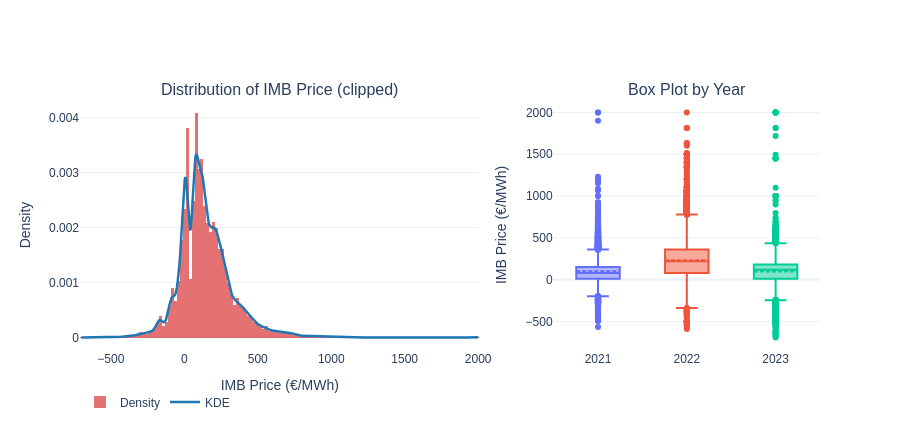

The notebook cell saved with this chart:
### Code cell
# 2.4 — IMB price distribution: histogram + KDE, and box per QH
_TITLE_IMB_DIST = "IMB Price Distribution"

CLIP_IMB = (-700, 2000)
ip_clip  = imb.pos_ip.clip(*CLIP_IMB)

kde_xi = np.linspace(*CLIP_IMB, 600)
kde_yi = gaussian_kde(ip_clip.dropna())(kde_xi)

fig = make_subplots(
    rows=1, cols=2,
    subplot_titles=["Distribution of IMB Price (clipped)", "Box Plot by Year"],
    column_widths=[0.6, 0.4],
)
fig.add_trace(go.Histogram(
    x=ip_clip, nbinsx=150,
    marker_color=C_RED, opacity=0.65,
    histnorm="probability density", name="Density",
), row=1, col=1)
fig.add_trace(go.Scatter(
    x=kde_xi, y=kde_yi, mode="lines",
    line=dict(color=C_BLUE, width=2.5), name="KDE",
), row=1, col=1)

qh_colors = px.colors.qualitative.Plotly
for q in [2021,2022,2023]:
    fig.add_trace(go.Box(
        y=imb[imb.year == q].pos_ip.clip(*CLIP_IMB),
        name=q, marker_color=qh_colors[q - 2021],
        showlegend=False, boxmean=True,
    ), row=1, col=2)

fig.update_layout(
    template=TEMPLATE, font_family=FONT,
    height=430, showlegend=True,
    legend=dict(orientation="h", y=-0.15),
)
fig.update_xaxes(title_text="IMB Price (€/MWh)", row=1, col=1)
fig.update_yaxes(title_text="Density",         row=1, col=1)
fig.update_yaxes(title_text="IMB Price (€/MWh)",  row=1, col=2)
save(fig, "imb_distribution.png", title=_TITLE_IMB_DIST, h=450)
fig.show()

### Figure 1 — Plotly figure (JSON) as saved in the notebook; plotly's stock layout.template omitted (floating-point values rounded to 4 significant figures; data arrays with more than 128 entries replaced by an {"elided": "..."} marker saying what was removed)
{"data": [{"histnorm": "probability density", "marker": {"color": "#d62728"}, "name": "Density", "nbinsx": 150, "opacity": 0.65, "type": "histogram", "x": {"elided": "105120 float values"}, "xaxis": "x", "yaxis": "y"}, {"line": {"color": "#1f77b4", "width": 2.5}, "mode": "lines", "name": "KDE", "type": "scatter", "x": {"elided": "600 float values"}, "xaxis": "x", "y": {"elided": "600 float values"}, "yaxis": "y"}, {"boxmean": true, "marker": {"color": "#636EFA"}, "name": "2021", "showlegend": false, "type": "box", "xaxis": "x2", "y": {"elided": "35040 float values"}, "yaxis": "y2"}, {"boxmean": true, "marker": {"color": "#EF553B"}, "name": "2022", "showlegend": false, "type": "box", "xaxis": "x2", "y": {"elided": "35040 float values"}, "yaxis": "y2"}, {"boxmean": true, "marker": {"color": "#00CC96"}, "name": "2023", "showlegend": false, "type": "box", "xaxis": "x2", "y": {"elided": "35040 float values"}, "yaxis": "y2"}], "layout": {"annotations": [{"font": {"size": 16}, "showarrow": false, "text": "Distribution of IMB Price (clipped)", "x": 0.27, "xanchor": "center", "xref": "paper", "y": 1, "yanchor": "bottom", "yref": "paper"}, {"font": {"size": 16}, "showarrow": false, "text": "Box Plot by Year", "x": 0.82, "xanchor": "center", "xref": "paper", "y": 1, "yanchor": "bottom", "yref": "paper"}], "font": {"family": "Arial"}, "height": 430, "legend": {"orientation": "h", "y": -0.15}, "showlegend": true, "xaxis": {"anchor": "y", "domain": [0, 0.54], "title": {"text": "IMB Price (€/MWh)"}}, "xaxis2": {"anchor": "y2", "domain": [0.64, 1]}, "yaxis": {"anchor": "x", "domain": [0, 1], "title": {"text": "Density"}}, "yaxis2": {"anchor": "x2", "domain": [0, 1], "title": {"text": "IMB Price (€/MWh)"}}}}
